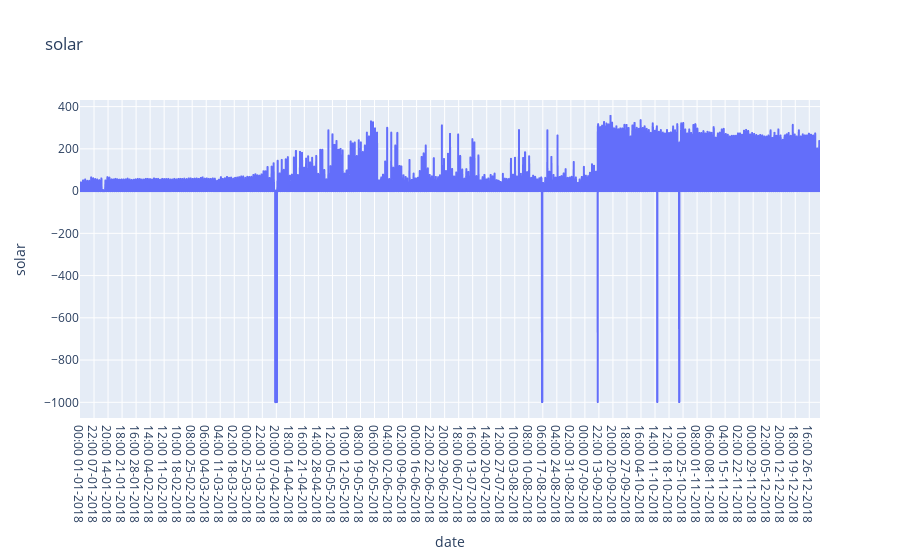

This figure's notebook cell:
### Code cell
fig4 = px.line(df_SBRS, x="date", y=features[3], title=features[3])
fig4.show()

### Figure 1 — Plotly figure (JSON) as saved in the notebook; plotly's stock layout.template omitted (floating-point values rounded to 4 significant figures; data arrays with more than 128 entries replaced by an {"elided": "..."} marker saying what was removed)
{"data": [{"hovertemplate": "date=%{x}<br>solar=%{y}<extra></extra>", "legendgroup": "", "line": {"color": "#636efa", "dash": "solid"}, "marker": {"symbol": "circle"}, "mode": "lines", "name": "", "showlegend": false, "type": "scattergl", "x": {"elided": "8760 str values"}, "xaxis": "x", "y": {"elided": "8760 int values"}, "yaxis": "y"}], "layout": {"legend": {"tracegroupgap": 0}, "title": {"text": "solar"}, "xaxis": {"anchor": "y", "domain": [0, 1], "title": {"text": "date"}}, "yaxis": {"anchor": "x", "domain": [0, 1], "title": {"text": "solar"}}}}
